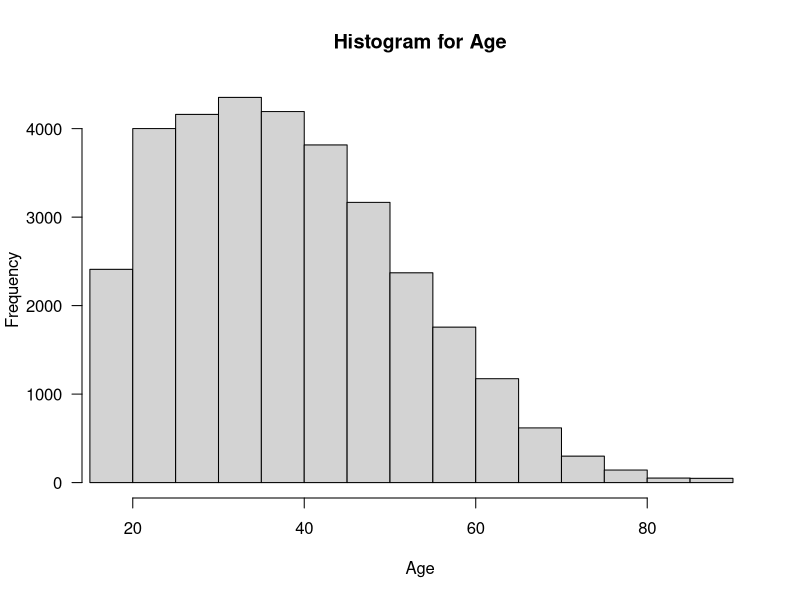
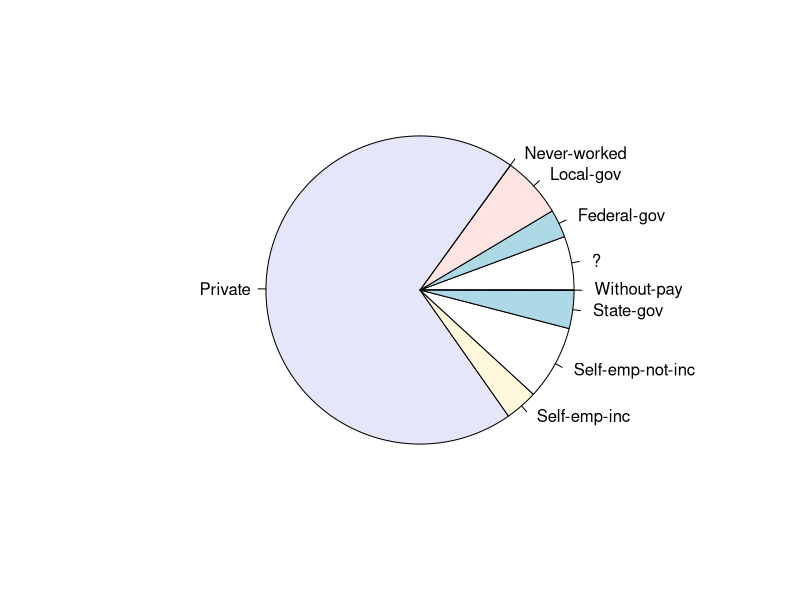
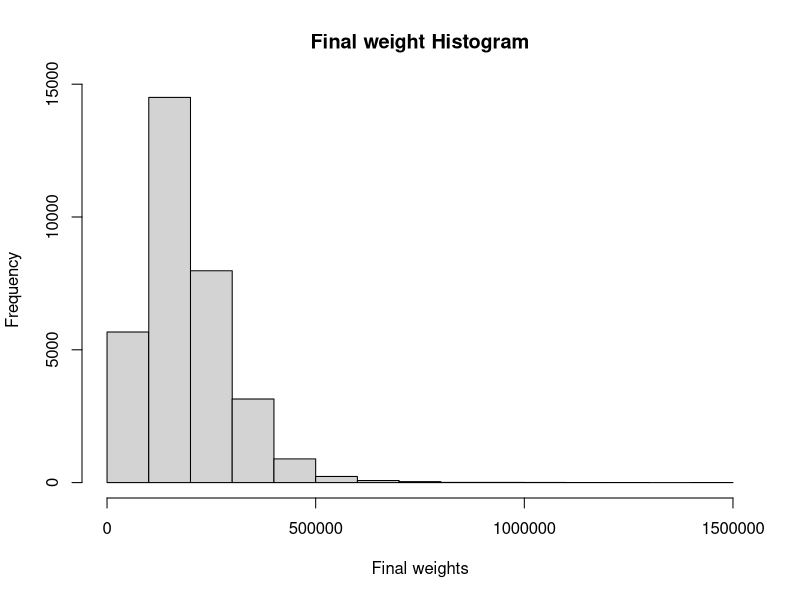
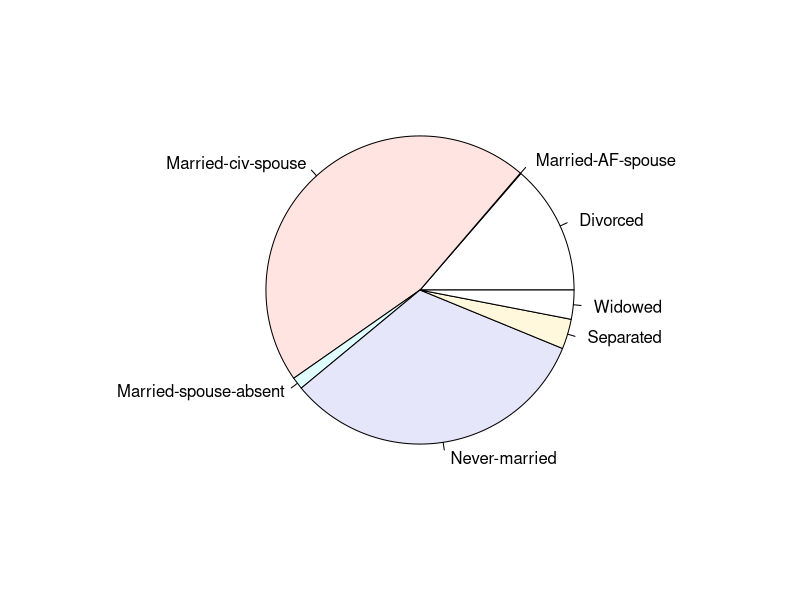
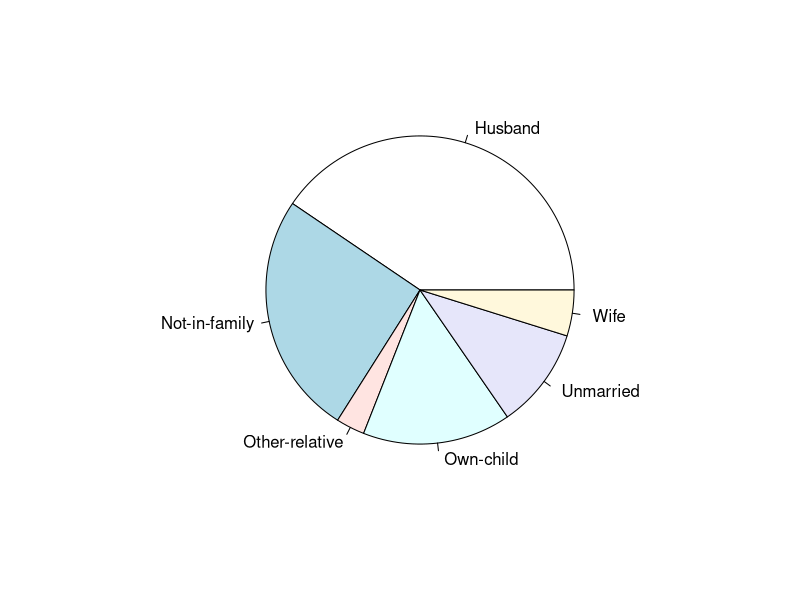
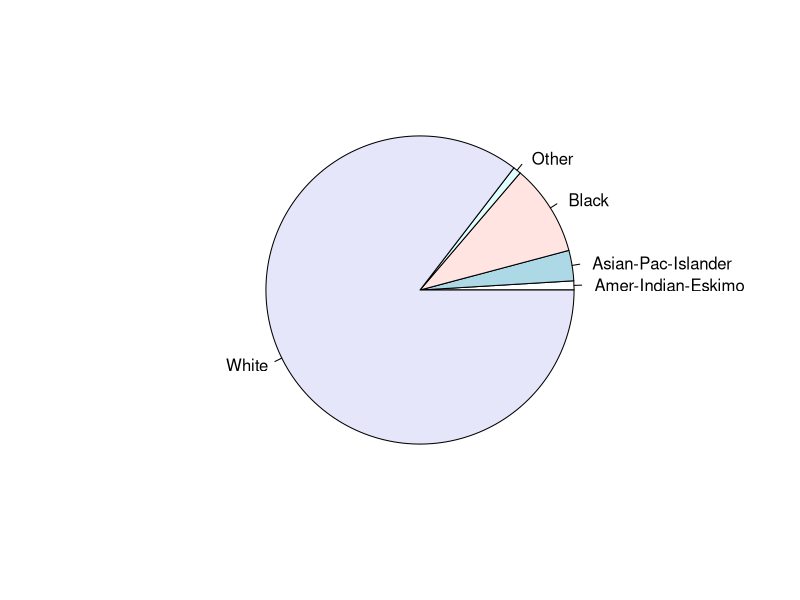
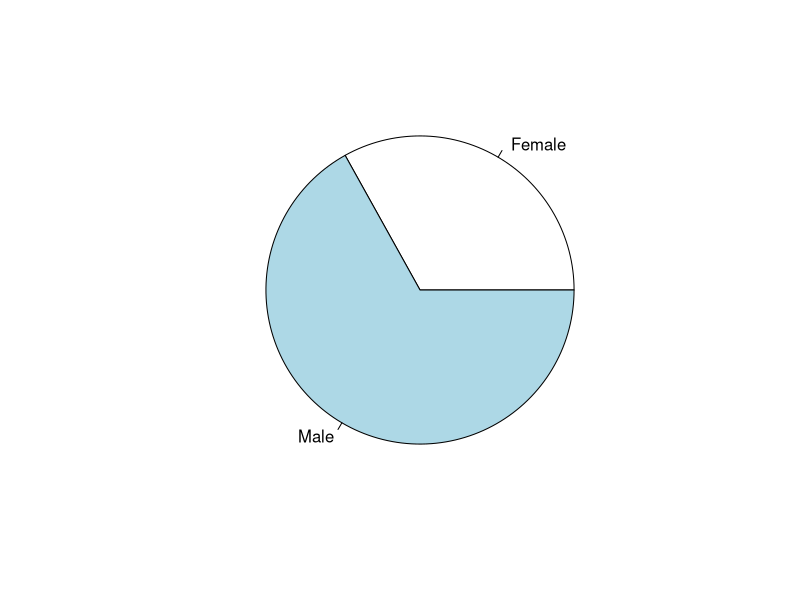
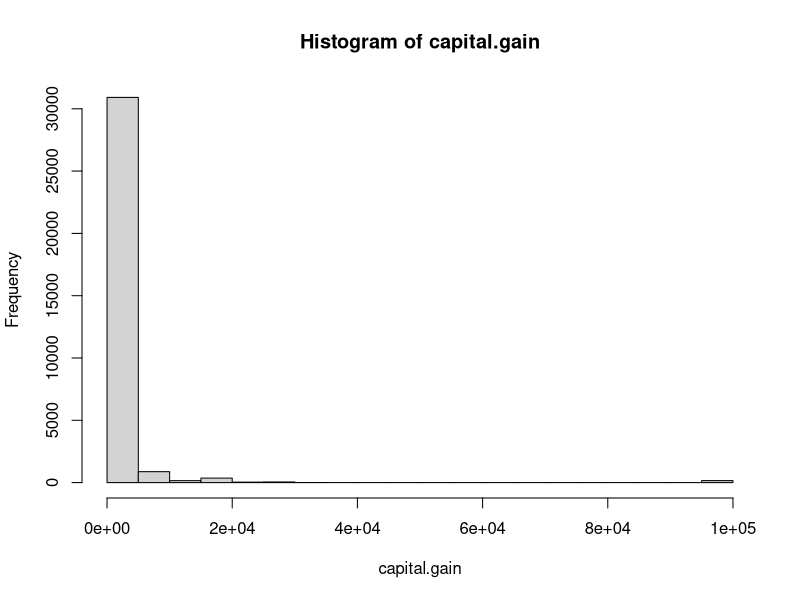

Generate these figures, in order, with R: (Note: this script raises an error after producing the figures.)
# Introduction to Big Data
# Phase 3
# 
# Data used:
#     The data is from a census bureau database. 
#
# This script file reads the data, 
# visualizes the data by plotting histograms of each feature
# Finds and states outlier of every attribute 

#
# Analyzing the dataset
#

# Read the data into a data frame
dataset = read.table("adult.data", header= TRUE, sep = ",")
# Print the feature names
colnames(dataset)
# Dimensions of the raw data
dim(dataset)


# Attach the database to the R search path
attach(dataset)

#
# Printing details of the dataset
#

# Print the summary of the dataset
summary(dataset)
# Display internal structure of dataset, which tells what are the different values of every attribute along with its 
#levels
str(dataset)

#
# Visualization
#
# Our dataset includes people ranging from 17-90 years of age which seems appropriate in census dataset.
summary(age)

# Display histogram of feature "age" . Our dataset is concentrated 
# in the 28-38 (first quartile~second quartile) year range which is expected as that would  
# categorize the working age group
## Frequency table
counts <- table(age)
## The most frequent and least frequent values. 
# Most frequently occuring value is of the 36year olds. 
# Least frequent values for age 86 and 87.
counts[which.max(counts)]
counts[which.min(counts)]
hist(age,main="Histogram for Age",xlab="Age", xlim=c(17,90),las=1, 
     breaks=20)

# Display pie chart of feature "workclass". Majority of the dataset 
# are employed in the private sector
pie(table(workclass))

# Display histogram of feature "fnlwgt". 
hist(fnlwgt, main = "Final weight Histogram", xlab = "Final weights")
#Final weight attribute consists of 
# continuous values. final weight doesn't seem to be
# correlated to any of the other values.
# fnlwgt doesn't seem very relevant in this datset. And so we might choose to drop
# this attribute.

#
# Display table of feature "education"
educationTable <-data.frame(count=sort(table(education), decreasing=TRUE))
educationTable
#We have a hypothesis that the higher the education, the higher the income. We would emphasise this using correlation in the later stages
under20yearsAge <- dataset[ which(age<20), ]
dim(under20yearsAge)
table(under20yearsAge$education)
#demonstrates the education qualification frequency of people under the age of 20

# Display table of feature "education.num"
summary(education.num)
table(education.num)

dim(educationTable)
#the quantity education.num ranges from 1 to 16. Majority values concentrated between 9 and 12. 
# Number of distinct values for education attribute is 16. There seems to be some correlation between the two values
# education.num seems to be certain measure of the education attribute

# Display pie chart of feature "marital.status". Majority of our dataset fall under the
# Married-civ-spouse or the never married category
pie(table(marital.status))
# Display feature "occupation". "?" represent null values
occupationTable <-data.frame(count=sort(table(occupation), decreasing=TRUE))
occupationTable
# Display pie chart of feature "relationship"
pie(table(relationship))

# Display pie chart of feature "race". More than 75% of the dataset are white people. This column would be dropped
pie(table(race))
# Display plot of feature "sex". Almost 3/4th of the dataset are male
pie(table(sex))
husbandData <- dataset[ which(sex == " Female" & relationship==" Husband"), ]
dim(husbandData)
#noisy data like the above state that an entry with relationship as Husband, has sex as Female exists. Other such
#data need to be identified

# Display histogram of feature "capital.gain".Most values have value zero. Hence the column will be dropped
hist(capital.gain)
# Display histogram of feature "capital.loss".Most values have value zero. Hence the column will be dropped
hist(capital.loss)
# Display histogram of feature "hours.per.week". As the working class is expected to work 40 hours a week the data seems
# appropriate
hist(hours.per.week)

# Display plot of feature "native.country". The dataset consists of values from people in the
#United States. Thus this column would be dropped
plot(table(native.country))
countries<-table(native.country)
countries[which.max(countries)]

# Display plot of feature "prediction"
plot(prediction)
